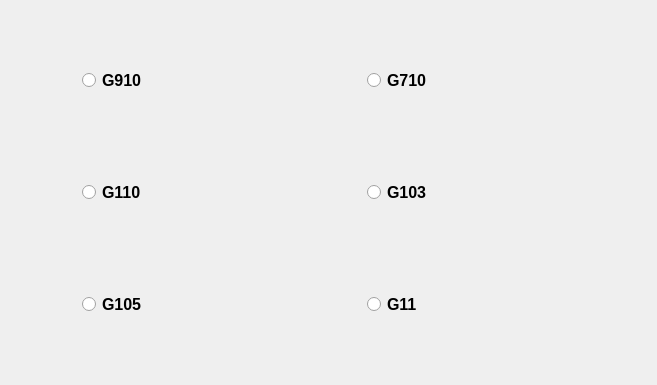
            <widget class="QWidget" name="p_nolcd">
             <property name="geometry">
              <rect>
               <x>0</x>
               <y>0</y>
               <width>657</width>
               <height>385</height>
              </rect>
             </property>
             <attribute name="icon">
              <iconset resource="../qtgui.qrc">
               <normaloff>:/icons/img/input-keyboard.svg</normaloff>:/icons/img/input-keyboard.svg</iconset>
             </attribute>
             <attribute name="label">
              <string>Keyboards without LCD</string>
             </attribute>
             <layout class="QGridLayout" name="gridLayout_12">
              <item row="4" column="1">
               <widget class="QRadioButton" name="rb_g11">
                <property name="maximumSize">
                 <size>
                  <width>208</width>
                  <height>74</height>
                 </size>
                </property>
                <property name="font">
                 <font>
                  <pointsize>12</pointsize>
                  <bold>true</bold>
                 </font>
                </property>
                <property name="text">
                 <string>G11</string>
                </property>
                <property name="icon">
                 <iconset resource="../qtgui.qrc">
                  <normaloff>:/icons/img/G11.png</normaloff>:/icons/img/G11.png</iconset>
                </property>
                <property name="iconSize">
                 <size>
                  <width>123</width>
                  <height>90</height>
                 </size>
                </property>
               </widget>
              </item>
              <item row="3" column="1">
               <widget class="QRadioButton" name="rb_g103">
                <property name="maximumSize">
                 <size>
                  <width>208</width>
                  <height>74</height>
                 </size>
                </property>
                <property name="font">
                 <font>
                  <pointsize>12</pointsize>
                  <bold>true</bold>
                 </font>
                </property>
                <property name="text">
                 <string>G103</string>
                </property>
                <property name="icon">
                 <iconset resource="../qtgui.qrc">
                  <normaloff>:/icons/img/G103.png</normaloff>:/icons/img/G103.png</iconset>
                </property>
                <property name="iconSize">
                 <size>
                  <width>123</width>
                  <height>90</height>
                 </size>
                </property>
               </widget>
              </item>
              <item row="4" column="0">
               <widget class="QRadioButton" name="rb_g105">
                <property name="maximumSize">
                 <size>
                  <width>208</width>
                  <height>74</height>
                 </size>
                </property>
                <property name="font">
                 <font>
                  <pointsize>12</pointsize>
                  <bold>true</bold>
                 </font>
                </property>
                <property name="text">
                 <string>G105</string>
                </property>
                <property name="icon">
                 <iconset resource="../qtgui.qrc">
                  <normaloff>:/icons/img/G105.png</normaloff>:/icons/img/G105.png</iconset>
                </property>
                <property name="iconSize">
                 <size>
                  <width>123</width>
                  <height>90</height>
                 </size>
                </property>
               </widget>
              </item>
              <item row="1" column="0">
               <widget class="QRadioButton" name="rb_g910">
                <property name="maximumSize">
                 <size>
                  <width>208</width>
                  <height>74</height>
                 </size>
                </property>
                <property name="font">
                 <font>
                  <pointsize>12</pointsize>
                  <bold>true</bold>
                 </font>
                </property>
                <property name="text">
                 <string>G910</string>
                </property>
                <property name="icon">
                 <iconset resource="../qtgui.qrc">
                  <normaloff>:/icons/img/G910.png</normaloff>:/icons/img/G910.png</iconset>
                </property>
                <property name="iconSize">
                 <size>
                  <width>123</width>
                  <height>90</height>
                 </size>
                </property>
               </widget>
              </item>
              <item row="1" column="1">
               <widget class="QRadioButton" name="rb_g710">
                <property name="maximumSize">
                 <size>
                  <width>208</width>
                  <height>74</height>
                 </size>
                </property>
                <property name="font">
                 <font>
                  <pointsize>12</pointsize>
                  <bold>true</bold>
                 </font>
                </property>
                <property name="text">
                 <string>G710</string>
                </property>
                <property name="icon">
                 <iconset resource="../qtgui.qrc">
                  <normaloff>:/icons/img/G710.png</normaloff>:/icons/img/G710.png</iconset>
                </property>
                <property name="iconSize">
                 <size>
                  <width>123</width>
                  <height>90</height>
                 </size>
                </property>
               </widget>
              </item>
              <item row="3" column="0">
               <widget class="QRadioButton" name="rb_g110">
                <property name="maximumSize">
                 <size>
                  <width>208</width>
                  <height>74</height>
                 </size>
                </property>
                <property name="font">
                 <font>
                  <pointsize>12</pointsize>
                  <bold>true</bold>
                 </font>
                </property>
                <property name="text">
                 <string>G110</string>
                </property>
                <property name="icon">
                 <iconset resource="../qtgui.qrc">
                  <normaloff>:/icons/img/G110.png</normaloff>:/icons/img/G110.png</iconset>
                </property>
                <property name="iconSize">
                 <size>
                  <width>123</width>
                  <height>90</height>
                 </size>
                </property>
               </widget>
              </item>
             </layout>
            </widget>
